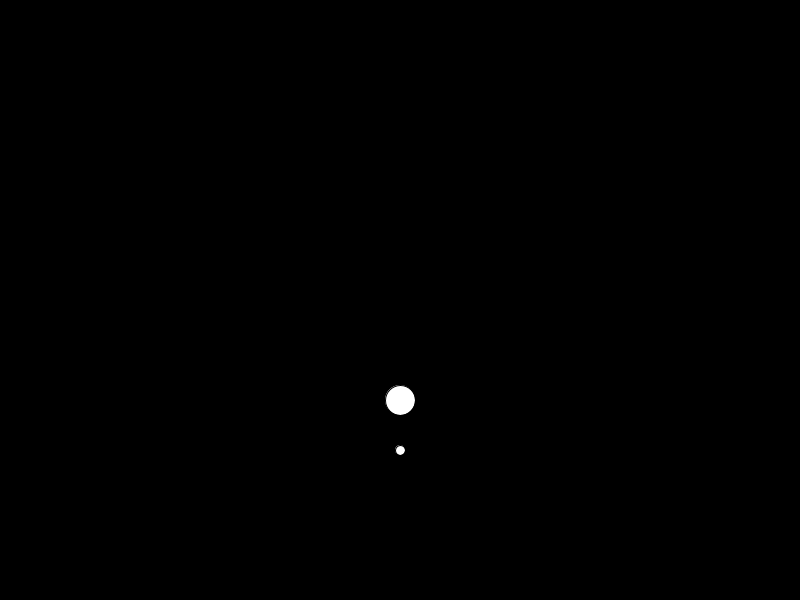
Frame 1 (no input)
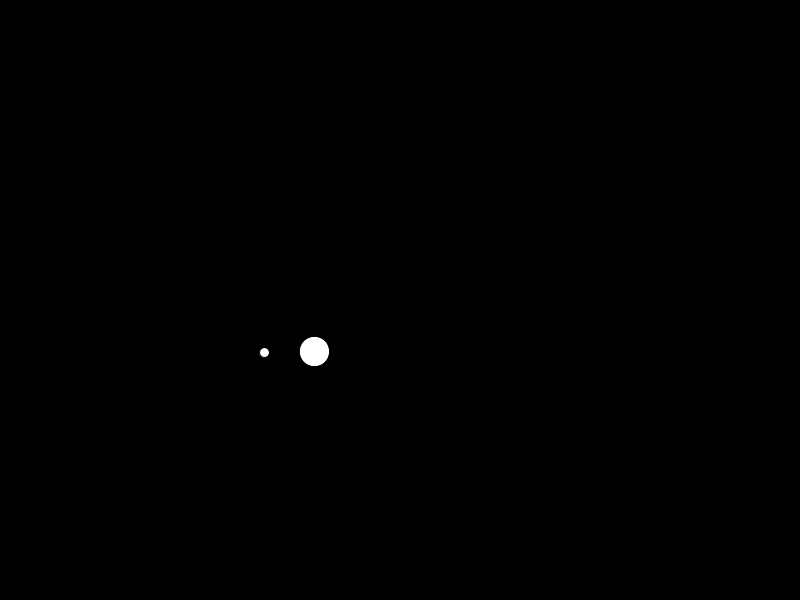
Frame 60 (the mouse pressed at the canvas centre just before this capture)
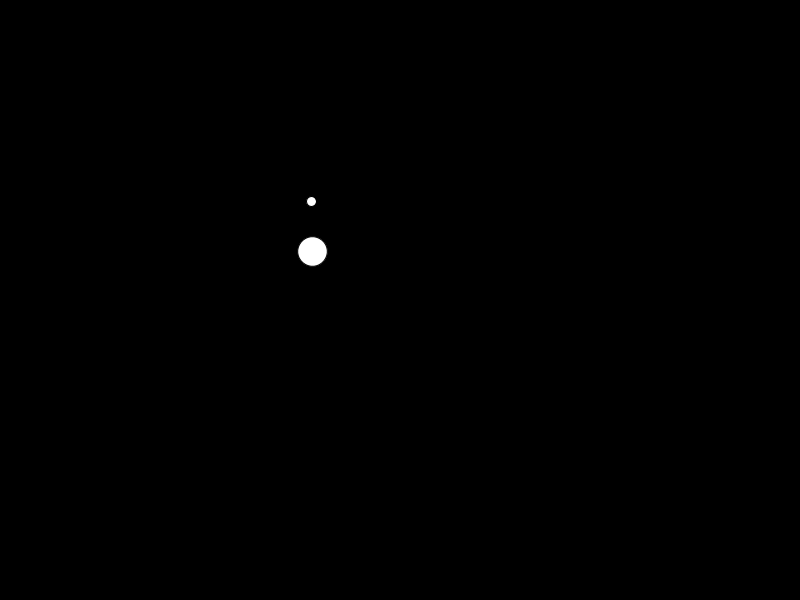
Frame 120 (the mouse held since frame 60 and released just before this capture)

The Processing sketch that drew these frames (run headless with seeded random() and noise(); from frame 60 on, the mouse is pressed at the canvas centre):

// Processing sketch: solarsystem02
// ── solarsystem02.pde
float angle = 0;
float speed = 1;

void setup()
{
 size(800,600);
}

void draw()
{
  background(0);
  translate(width/2,height/2);
  
  //earth
  rotate(radians(angle));
  translate(0,100);
  circle(0,0,30);
  
  //moon
  rotate(radians(angle/2));
  translate(0,50);
  circle(0,0,10);
  
  angle = angle + speed;
}
